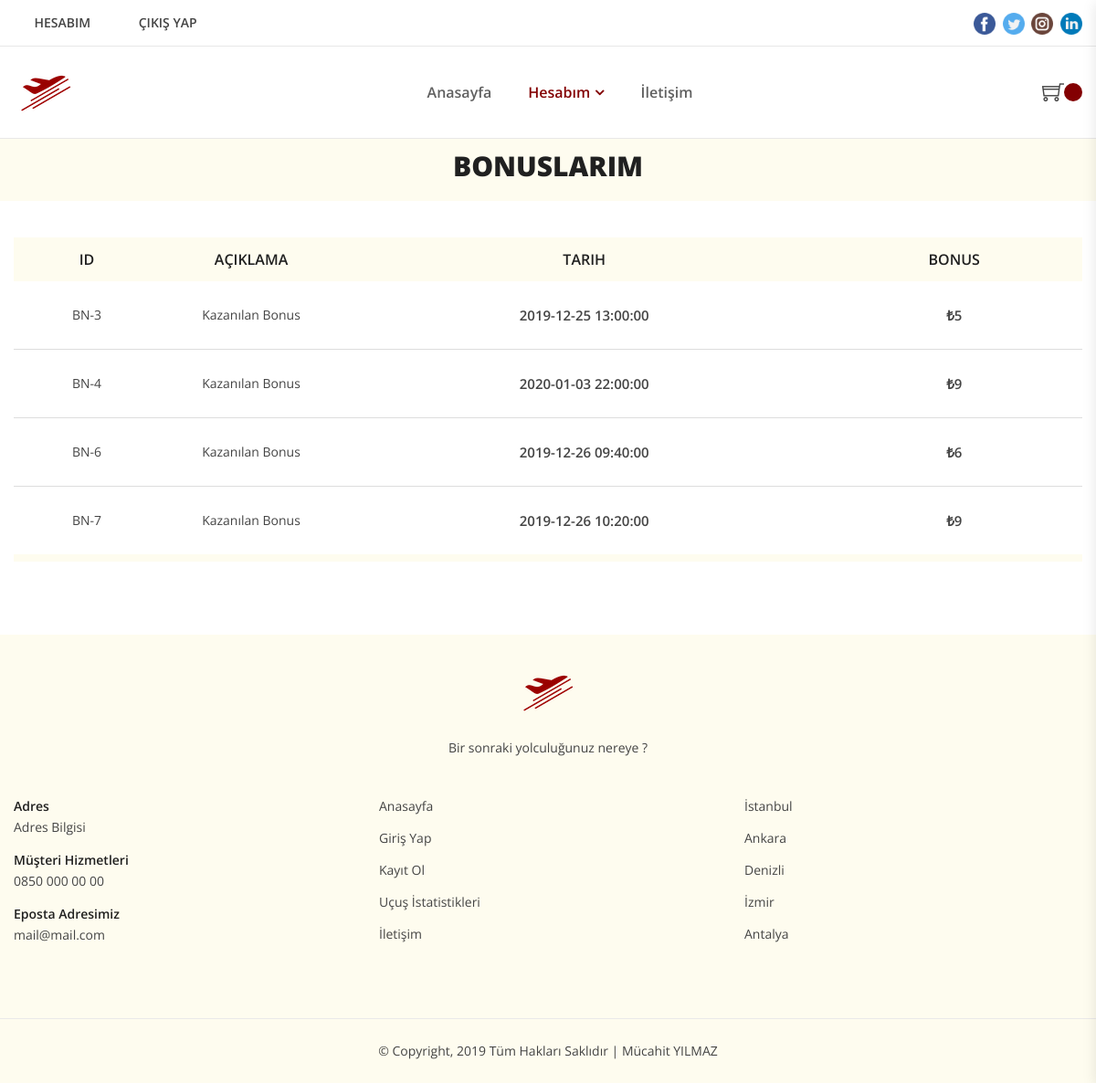
Page /hesabim/bonus (signed in) on the committed database.
### app.py (models this page shows)
    class Bonus(db.Model):
        __tablename__ = 'bonuslar'
        id = db.Column(db.Integer(), primary_key=True)
        name = db.Column(db.String(200), nullable=False, server_default='')
        datetime = db.Column(db.String(100), nullable=False, server_default='')
        win = db.Column(db.Integer(), nullable=False, server_default='')
        passenger_name = db.Column(db.String(100), nullable=False, server_default='')
        user_id = db.Column(db.Integer(), db.ForeignKey('users.id', ondelete='CASCADE'))

### app.py (the view)
    @app.route('/hesabim/bonus')
    @login_required
    def hesabim_bonus():
        sum = 0
        bonus_varmi = Bonus.query.filter_by(user_id=current_user.id).first()
        if bonus_varmi:
            sum = db.session.query(func.sum(Bonus.win)).filter_by(user_id=current_user.id).one()[0]
        bonuslar = Bonus.query.filter_by(user_id=current_user.id).order_by(Bonus.id).all()
        return render_template('account/bonus.html', bonuslar = bonuslar, sum = int(sum))

### templates/account/bonus.html (shortened to what this page needs)
{% include 'header.html' %}
<div class="page-banner-section section">
    <div class="page-banner-wrap row row-0 d-flex align-items-center ">
        <div class="col-lg-12 col-12 order-lg-2 d-flex align-items-center justify-content-center">
            <div class="page-banner">
                <h1>Bonuslarım</h1>
            </div>
        </div>
    </div>
</div>
<div class="login-section section mt-40 mb-40">
    <div class="container">
      <div class="cart-table table-responsive mb-40">
          <table class="table">
              <thead>
                  <tr>
                      <th class="pro-thumbnail">ID</th>
                      <th class="pro-thumbnail pro-title">Açıklama</th>
                      <th class="pro-price">Tarih</th>
                      <th class="pro-subtotal">Bonus</th>
                  </tr>
              </thead>
              <tbody>
                {% if bonuslar %}
                {% for bonus in bonuslar %}
                <tr>
                    <td class="pro-thumbnail">BN-{{bonus.id}}</td>
                    <td class="pro-thumbnail pro-title">{{bonus.name}}</td>
                    <td class="pro-price"><span>{{bonus.datetime}}</span></td>
                    <td class="pro-subtotal"><span>₺{{bonus.win}}</span></td>
                </tr>
                {% endfor %}
                {% else %}
                <tr>
                    <td class="pro-thumbnail pro-title" colspan="4">₺0 Bonus Puan</td>
                </tr>
                {% endif %}
              </tbody>
          </table>
      </div>
    </div>
</div>
{% include 'footer.html' %}

### rows in the picture
Bonus: id "3", name "Kazanılan Bonus", datetime "2019-12-25 13:00:00", win "5"
Bonus: id "4", name "Kazanılan Bonus", datetime "2020-01-03 22:00:00", win "9"
Bonus: id "6", name "Kazanılan Bonus", datetime "2019-12-26 09:40:00", win "6"
Bonus: id "7", name "Kazanılan Bonus", datetime "2019-12-26 10:20:00", win "9"
